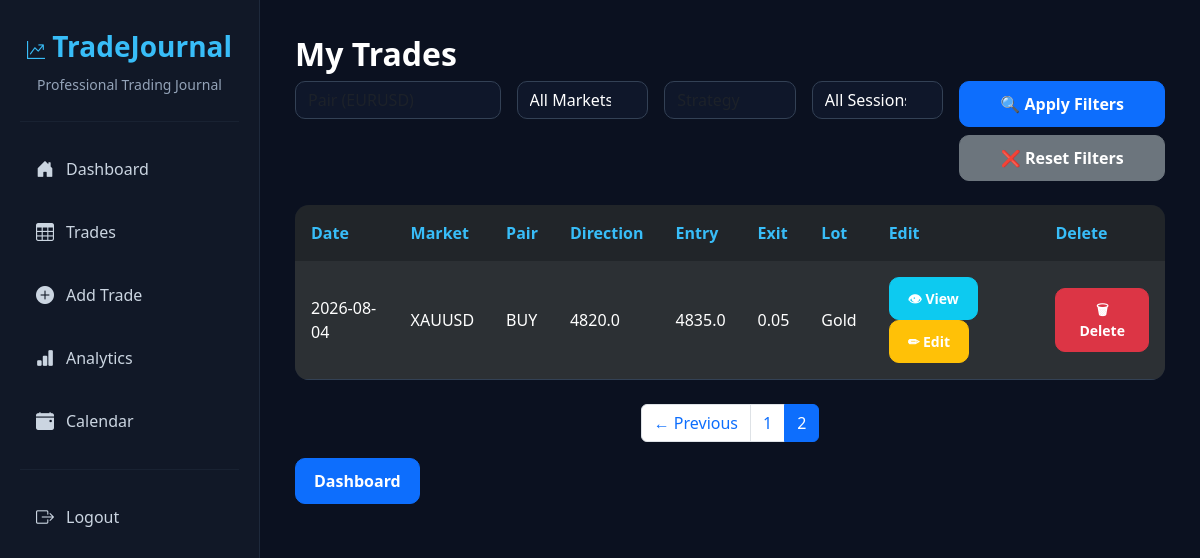
The page /trades?page=2 (signed in) on the database its author committed.
### models/trade.py (models this page shows)
class Trade(db.Model):
    __tablename__ = "trades"
    id = db.Column(db.Integer, primary_key=True)
    date = db.Column(db.String(20), nullable=False)
    symbol = db.Column(db.String(20), nullable=False)
    direction = db.Column(db.String(10), nullable=False)
    entry = db.Column(db.Float, nullable=False)
    exit = db.Column(db.Float, nullable=False)
    lot = db.Column(db.Float, nullable=False)
    market = db.Column(db.String(20), default="Forex")
    profit_loss = db.Column(db.Float, default=0)
    commission = db.Column(db.Float, default=0)
    risk = db.Column(db.Float, default=0)
    strategy = db.Column(db.String(50), default="")
    session = db.Column(db.String(30), default="")
    emotion = db.Column(db.String(50), default="")
    mistake = db.Column(db.String(100), default="")
    notes = db.Column(db.Text)
    before_image = db.Column(db.String(255))
    after_image = db.Column(db.String(255))
    user_id = db.Column(db.Integer, db.ForeignKey("users.id"))

### routes/trades.py (the view)
@trades_bp.route("/trades")
@login_required
def trade_list():
    query = Trade.query.filter_by(user_id=current_user.id)
    symbol = request.args.get("symbol")
    market = request.args.get("market")
    strategy = request.args.get("strategy")
    session = request.args.get("session")
    if symbol:
        query = query.filter_by(symbol=symbol)
    if market:
        query = query.filter_by(market=market)
    if strategy:
        query = query.filter_by(strategy=strategy)
    if session:
        query = query.filter_by(session=session)
    page = request.args.get("page", 1, type=int)
    pagination = (
        query
        .order_by(Trade.date.desc())
        .paginate(page=page, per_page=10)
    )
    trades = pagination.items
    return render_template(
    "trades.html",
    trades=trades,
    pagination=pagination
    )

### app.py (called while the page is built)
@login_manager.user_loader
def load_user(user_id):
    return User.query.get(int(user_id))

### templates/trades.html (shortened to what this page needs)
{% extends "base.html" %}
{% block content %}
<h2>My Trades</h2>
<form method="GET" class="row g-3 mb-4">
    <div class="col-md-3">
        <input
            type="text"
            name="symbol"
            class="form-control"
            placeholder="Pair (EURUSD)"
            value="{{ request.args.get('symbol','') }}">
    </div>
    <div class="col-md-2">
        <select
            name="market"
            class="form-select">
            <option value="">All Markets</option>
        </select>
    </div>
    <div class="col-md-2">
        <input
            type="text"
            name="strategy"
            class="form-control"
            placeholder="Strategy"
            value="{{ request.args.get('strategy','') }}">
    </div>
    <div class="col-md-2">
        <select
            name="session"
            class="form-select">
            <option value="">All Sessions</option>
        </select>
    </div>
    <div class="col-md-3 d-grid">
        <button class="btn btn-primary">
            🔍 Apply Filters
        </button>
        <a href="/trades" class="btn btn-secondary mt-2">
            ❌ Reset Filters
        </a>
    </div>
</form>
<table class="table table-dark table-striped">
<thead>
<tr>
<th>Date</th>
<th>Market</th>
<th>Pair</th>
<th>Direction</th>
<th>Entry</th>
<th>Exit</th>
<th>Lot</th>
<th>Edit</th>
<th>Delete</th>
</tr>
</thead>
<tbody>
{% for trade in trades %}
<tr>
<td>{{trade.date}}</td>
<td>{{trade.symbol}}</td>
<td>{{trade.direction}}</td>
<td>{{trade.entry}}</td>
<td>{{trade.exit}}</td>
<td>{{trade.lot}}</td>
<td>{{ trade.market }}</td>
<td>
<a href="/trade/{{ trade.id }}" class="btn btn-info btn-sm">
    👁 View
</a>
<a
href="/edit_trade/{{trade.id}}"
class="btn btn-warning btn-sm">
✏ Edit
</a>
</td>
<td>
<a
href="/delete_trade/{{trade.id}}"
class="btn btn-danger btn-sm"
onclick="return confirm('Delete this trade?')">
🗑 Delete
</a>
</td>
</tr>
{% endfor %}
</tbody>
</table>
<nav class="mt-4">
    <ul class="pagination justify-content-center">
        {% if pagination.has_prev %}
        <li class="page-item">
            <a class="page-link"
               href="{{ url_for('trades.trade_list', page=pagination.prev_num, symbol=request.args.get('symbol'), market=request.args.get('market'), strategy=request.args.get('strategy'), session=request.args.get('session')) }}">
                ← Previous
            </a>
        </li>
        {% endif %}
        {% for page_num in pagination.iter_pages() %}
            {% if page_num %}
                <li class="page-item {% if page_num == pagination.page %}active{% endif %}">
                    <a class="page-link"
                       href="{{ url_for('trades.trade_list', page=page_num, symbol=request.args.get('symbol'), market=request.args.get('market'), strategy=request.args.get('strategy'), session=request.args.get('session')) }}">
                        {{ page_num }}
                    </a>
                </li>
            {% endif %}
        {% endfor %}
    </ul>
</nav>
<a href="/dashboard" class="btn btn-primary">
Dashboard
</a>
{% endblock %}

### static/css/style.css (style rules this page uses)
* { margin:0; padding:0; box-sizing:border-box; }
body { background:#0B1120; color:#E2E8F0; font-family:"Segoe UI",Tahoma,Geneva,Verdana,sans-serif; }
h1,h2,h3 { font-weight:700; color:white; }
.btn { border-radius:10px; font-weight:600; padding:10px 18px; }
.btn-warning { color:white; }
.btn-info { color:white; }
.form-control, .form-select { background:#0F172A; color:white; border:1px solid #334155; border-radius:10px; }
.table { color:white; border-radius:14px; overflow:hidden; }
.table thead { background:#0F172A; }
.table thead th { color:#38BDF8; border:none; padding:16px; }
.table td { padding:16px; background:#1E293B; border-color:#334155; vertical-align:middle; }

### rows shown on the page
Trade: date "2026-08-04", symbol "XAUUSD", direction "BUY", entry "4820.0", exit "4835.0", lot "0.05", market "Gold"

### other values the page prints
{{ page_num }} "1" "2"
